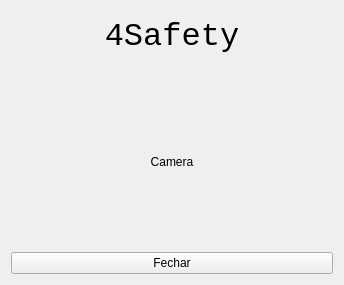
<?xml version="1.0" encoding="UTF-8"?>
<ui version="4.0">
 <class>Form</class>
 <widget class="QWidget" name="Form">
  <property name="geometry">
   <rect>
    <x>0</x>
    <y>0</y>
    <width>344</width>
    <height>285</height>
   </rect>
  </property>
  <property name="windowTitle">
   <string>Form</string>
  </property>
  <layout class="QGridLayout" name="gridLayout">
   <item row="2" column="0">
    <widget class="QPushButton" name="cancel_QPB">
     <property name="text">
      <string>Fechar</string>
     </property>
    </widget>
   </item>
   <item row="0" column="0">
    <layout class="QGridLayout" name="gridLayout_2">
     <item row="0" column="0">
      <widget class="QLabel" name="logo_QL">
       <property name="maximumSize">
        <size>
         <width>16777215</width>
         <height>50</height>
        </size>
       </property>
       <property name="font">
        <font>
         <family>Consolas</family>
         <pointsize>24</pointsize>
        </font>
       </property>
       <property name="text">
        <string>4Safety</string>
       </property>
       <property name="alignment">
        <set>Qt::AlignCenter</set>
       </property>
      </widget>
     </item>
     <item row="2" column="0">
      <widget class="QLabel" name="camera_QL">
       <property name="text">
        <string>Camera</string>
       </property>
       <property name="alignment">
        <set>Qt::AlignCenter</set>
       </property>
      </widget>
     </item>
     <item row="1" column="0">
      <spacer name="verticalSpacer">
       <property name="orientation">
        <enum>Qt::Vertical</enum>
       </property>
       <property name="sizeType">
        <enum>QSizePolicy::Fixed</enum>
       </property>
       <property name="sizeHint" stdset="0">
        <size>
         <width>20</width>
         <height>10</height>
        </size>
       </property>
      </spacer>
     </item>
    </layout>
   </item>
  </layout>
 </widget>
 <resources/>
 <connections/>
</ui>
